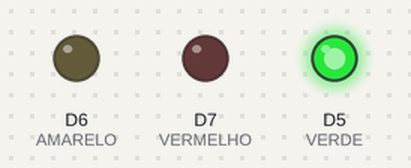
Bench run of a sketch on a simulated ESP8266 (NodeMCU). On the bench: output pins drawn as LEDs (lit = HIGH).

Above: at 2.5 s.
At 6.0 s:
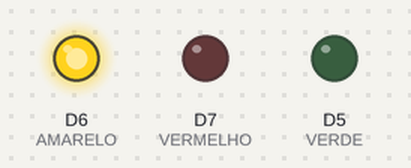
At 9.5 s:
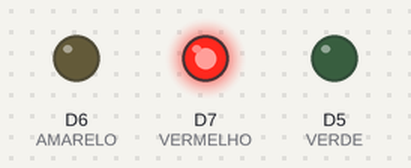
Timing chart, 0 to 15.6 s (numbered marks = the images above):
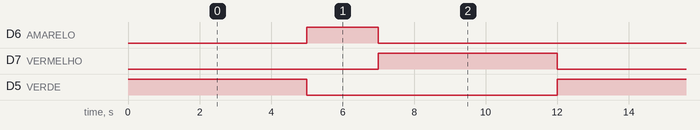

The sketch:

semoforo.ino
```cpp
#define VERDE D5
#define AMARELO D6
#define VERMELHO D7

void setup() {
  pinMode(VERDE, OUTPUT);
  pinMode(AMARELO, OUTPUT);
  pinMode(VERMELHO, OUTPUT);
}

void loop() {
  digitalWrite(VERDE, HIGH);
  digitalWrite(AMARELO, LOW);
  digitalWrite(VERMELHO, LOW);
  delay(5000);

  digitalWrite(VERDE, LOW);
  digitalWrite(AMARELO, HIGH);
  delay(2000);

  digitalWrite(AMARELO, LOW);
  digitalWrite(VERMELHO, HIGH);
  delay(5000);
}
```

Measured:
- by itself, D6 (AMARELO): alternates HIGH for 2.0 s and LOW for 10.0 s
- by itself, D7 (VERMELHO), D5 (VERDE): alternates HIGH for 5.0 s and LOW for 7.0 s
- by itself, everything shown: repeats every 12.0 s, in 3 steps
